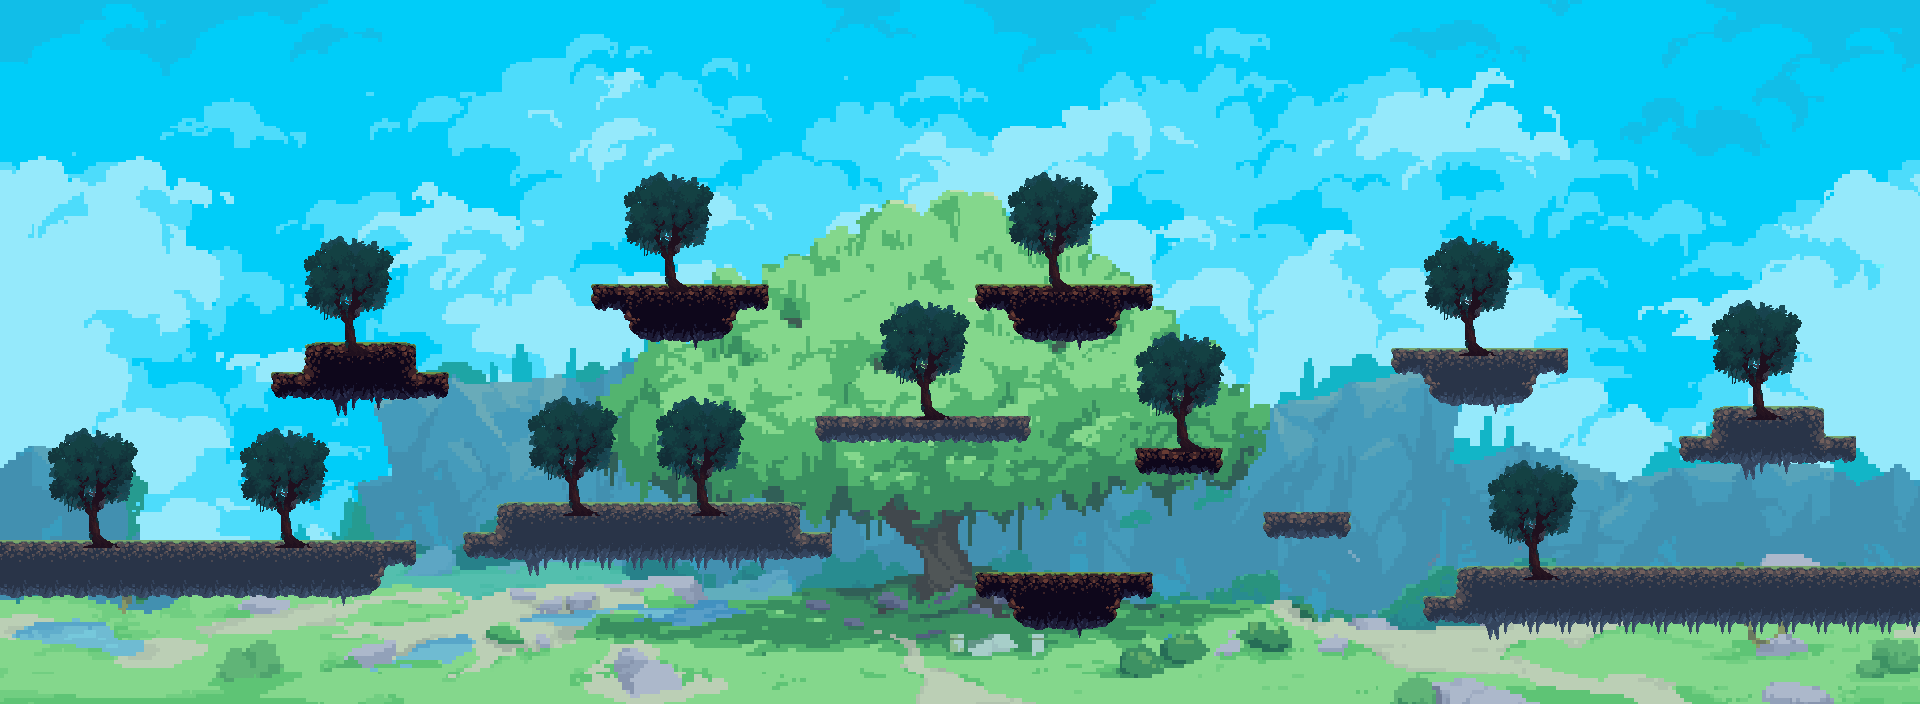

The image is a tile-based game level rendered from a .tmx file. Its description and source (layers, tilesets, objects; grid data summarised) follow:
An orthogonal 60x22 tile map with 32x32 px tiles, 3 tile layers (Background, Platform, Tree), 2 tilesets and 22 objects (22x platform).

<map version="1.10" tiledversion="1.10.2" orientation="orthogonal" renderorder="right-down" width="60" height="22" tilewidth="32" tileheight="32" infinite="0" nextlayerid="6" nextobjectid="45">
 <tileset firstgid="1" name="windrise-background" tilewidth="32" tileheight="32" spacing="2" tilecount="1320" columns="60">
  <image source="../../textures/background/windrise-background.png" width="2048" height="768" />
 </tileset>
 <tileset firstgid="1321" name="basic" tilewidth="32" tileheight="32" spacing="2" tilecount="961" columns="31">
  <image source="../../textures/background/basic.png" width="1056" height="1056" />
 </tileset>
 <layer id="1" name="Background" width="60" height="22" locked="1">
  <data>[1320 cells, 1320 non-empty, 1320 distinct tile ids]</data>
 </layer>
 <layer id="2" name="Platform" width="60" height="22" locked="1">
  <data>[1320 cells, 267 non-empty, 94 distinct tile ids]</data>
 </layer>
 <layer id="4" name="Tree" width="60" height="22" locked="1">
  <data>[1320 cells, 240 non-empty, 20 distinct tile ids]</data>
 </layer>
 <objectgroup id="3" name="Object Layer 1" locked="1">
  <object id="1" type="platform" x="0" y="542.667" width="376" height="45.3333" />
  <object id="2" type="platform" x="501.333" y="505.333" width="296" height="49.3333" />
  <object id="3" type="platform" x="596" y="284" width="172" height="22.6667" />
  <object id="5" type="platform" x="306.667" y="344" width="106.667" height="26.6667" />
  <object id="6" type="platform" x="274.667" y="374.667" width="169.333" height="20" />
  <object id="7" type="platform" x="817.333" y="416" width="208" height="24" />
  <object id="9" type="platform" x="978.667" y="284" width="172" height="25.3333" />
  <object id="10" type="platform" x="1010.67" y="301.333" width="108" height="38.6667" />
  <object id="11" type="platform" x="621.333" y="301.333" width="113.333" height="34.6667" />
  <object id="12" type="platform" x="373.333" y="544" width="41.3333" height="17.3333" />
  <object id="13" type="platform" x="465.333" y="533.333" width="41.3333" height="20" />
  <object id="14" type="platform" x="792" y="532" width="40" height="21.3333" />
  <object id="15" type="platform" x="977.333" y="572" width="169.333" height="25.3333" />
  <object id="16" type="platform" x="1008" y="592" width="108" height="34.6667" />
  <object id="17" type="platform" x="1136" y="445.333" width="84" height="26.6667" />
  <object id="18" type="platform" x="1392" y="348" width="173.333" height="26.6667" />
  <object id="19" type="platform" x="1422.67" y="372" width="112" height="32" />
  <object id="20" type="platform" x="1261.33" y="510.667" width="88" height="21.3333" />
  <object id="21" type="platform" x="1713.33" y="406.667" width="108" height="33.3333" />
  <object id="22" type="platform" x="1680" y="437.333" width="174.667" height="26.6667" />
  <object id="23" type="platform" x="1461.33" y="568" width="456" height="58.6667" />
  <object id="24" type="platform" x="1425.33" y="596" width="44" height="22.6667" />
 </objectgroup>
</map>
